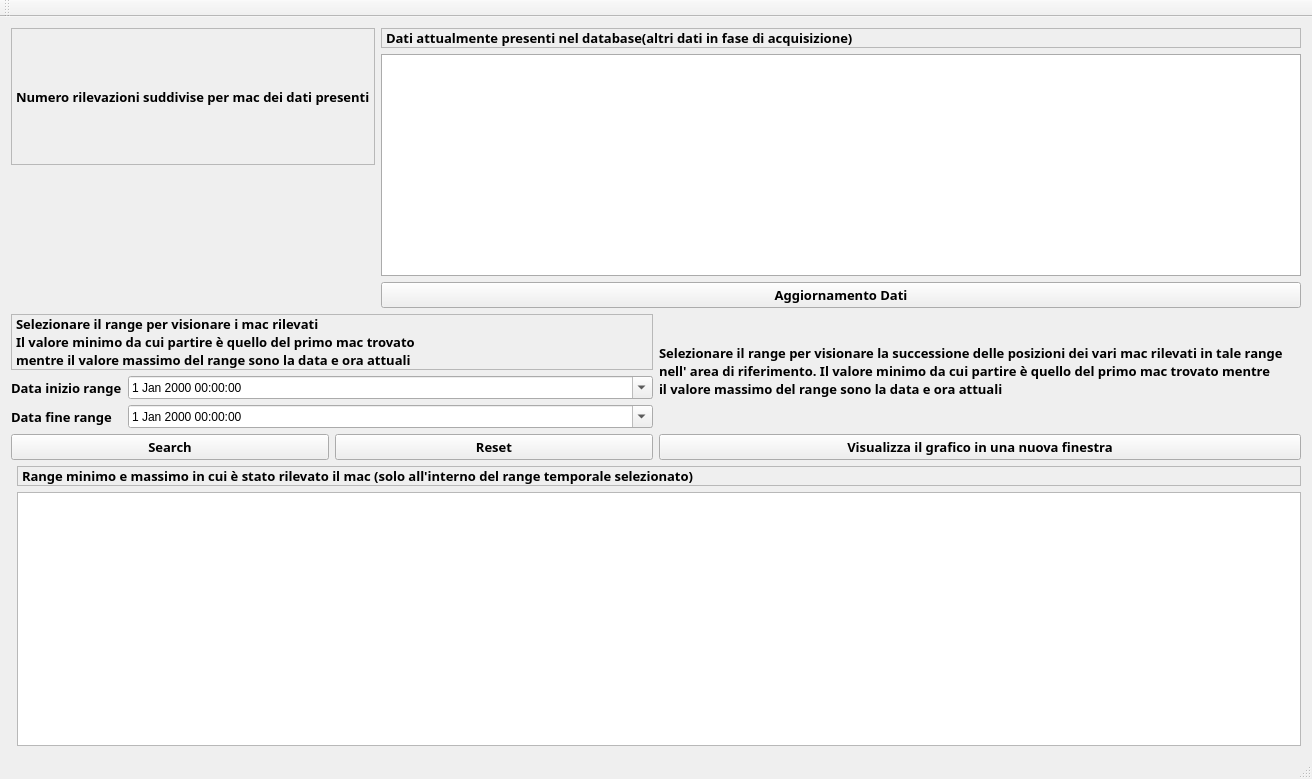
<?xml version="1.0" encoding="UTF-8"?>
<ui version="4.0">
 <class>MainWindow</class>
 <widget class="QMainWindow" name="MainWindow">
  <property name="geometry">
   <rect>
    <x>0</x>
    <y>0</y>
    <width>1312</width>
    <height>779</height>
   </rect>
  </property>
  <property name="windowTitle">
   <string>MainWindow</string>
  </property>
  <widget class="QWidget" name="centralWidget">
   <layout class="QVBoxLayout" name="verticalLayout_6">
    <item>
     <layout class="QHBoxLayout" name="horizontalLayout">
      <item>
       <layout class="QVBoxLayout" name="verticalLayout">
        <item>
         <widget class="QLabel" name="label_6">
          <property name="font">
           <font>
            <family>Source Code Pro</family>
            <pointsize>10</pointsize>
            <weight>75</weight>
            <bold>true</bold>
           </font>
          </property>
          <property name="autoFillBackground">
           <bool>false</bool>
          </property>
          <property name="frameShape">
           <enum>QFrame::StyledPanel</enum>
          </property>
          <property name="frameShadow">
           <enum>QFrame::Plain</enum>
          </property>
          <property name="text">
           <string>Numero rilevazioni suddivise per mac dei dati presenti</string>
          </property>
         </widget>
        </item>
        <item>
         <widget class="QCustomPlot" name="customPlot" native="true"/>
        </item>
       </layout>
      </item>
      <item>
       <layout class="QVBoxLayout" name="verticalLayout_2">
        <item>
         <widget class="QLabel" name="label_5">
          <property name="font">
           <font>
            <family>Source Code Pro</family>
            <pointsize>10</pointsize>
            <weight>75</weight>
            <bold>true</bold>
           </font>
          </property>
          <property name="autoFillBackground">
           <bool>false</bool>
          </property>
          <property name="frameShape">
           <enum>QFrame::StyledPanel</enum>
          </property>
          <property name="frameShadow">
           <enum>QFrame::Plain</enum>
          </property>
          <property name="text">
           <string>Dati attualmente presenti nel database(altri dati in fase di acquisizione)</string>
          </property>
         </widget>
        </item>
        <item>
         <widget class="QTableView" name="tableView">
          <property name="palette">
           <palette>
            <active>
             <colorrole role="WindowText">
              <brush brushstyle="SolidPattern">
               <color alpha="255">
                <red>0</red>
                <green>0</green>
                <blue>0</blue>
               </color>
              </brush>
             </colorrole>
             <colorrole role="Button">
              <brush brushstyle="SolidPattern">
               <color alpha="255">
                <red>222</red>
                <green>222</green>
                <blue>222</blue>
               </color>
              </brush>
             </colorrole>
             <colorrole role="Light">
              <brush brushstyle="SolidPattern">
               <color alpha="255">
                <red>255</red>
                <green>255</green>
                <blue>255</blue>
               </color>
              </brush>
             </colorrole>
             <colorrole role="Midlight">
              <brush brushstyle="SolidPattern">
               <color alpha="255">
                <red>238</red>
                <green>238</green>
                <blue>238</blue>
               </color>
              </brush>
             </colorrole>
             <colorrole role="Dark">
              <brush brushstyle="SolidPattern">
               <color alpha="255">
                <red>111</red>
                <green>111</green>
                <blue>111</blue>
               </color>
              </brush>
             </colorrole>
             <colorrole role="Mid">
              <brush brushstyle="SolidPattern">
               <color alpha="255">
                <red>148</red>
                <green>148</green>
                <blue>148</blue>
               </color>
              </brush>
             </colorrole>
             <colorrole role="Text">
              <brush brushstyle="SolidPattern">
               <color alpha="255">
                <red>0</red>
                <green>0</green>
                <blue>0</blue>
               </color>
              </brush>
             </colorrole>
             <colorrole role="BrightText">
              <brush brushstyle="SolidPattern">
               <color alpha="255">
                <red>255</red>
                <green>255</green>
                <blue>255</blue>
               </color>
              </brush>
             </colorrole>
             <colorrole role="ButtonText">
              <brush brushstyle="SolidPattern">
               <color alpha="255">
                <red>0</red>
                <green>0</green>
                <blue>0</blue>
               </color>
              </brush>
             </colorrole>
             <colorrole role="Base">
              <brush brushstyle="SolidPattern">
               <color alpha="255">
                <red>255</red>
                <green>255</green>
                <blue>255</blue>
               </color>
              </brush>
             </colorrole>
             <colorrole role="Window">
              <brush brushstyle="SolidPattern">
               <color alpha="255">
                <red>222</red>
                <green>222</green>
                <blue>222</blue>
               </color>
              </brush>
             </colorrole>
             <colorrole role="Shadow">
              <brush brushstyle="SolidPattern">
               <color alpha="255">
                <red>0</red>
                <green>0</green>
                <blue>0</blue>
               </color>
              </brush>
             </colorrole>
             <colorrole role="AlternateBase">
              <brush brushstyle="SolidPattern">
               <color alpha="255">
                <red>238</red>
                <green>238</green>
                <blue>238</blue>
               </color>
              </brush>
             </colorrole>
             <colorrole role="ToolTipBase">
              <brush brushstyle="SolidPattern">
               <color alpha="255">
                <red>255</red>
                <green>255</green>
                <blue>220</blue>
               </color>
              </brush>
             </colorrole>
             <colorrole role="ToolTipText">
              <brush brushstyle="SolidPattern">
               <color alpha="255">
                <red>0</red>
                <green>0</green>
                <blue>0</blue>
               </color>
              </brush>
             </colorrole>
             <colorrole role="PlaceholderText">
              <brush brushstyle="NoBrush">
               <color alpha="128">
                <red>0</red>
                <green>0</green>
                <blue>0</blue>
               </color>
              </brush>
             </colorrole>
            </active>
            <inactive>
             <colorrole role="WindowText">
              <brush brushstyle="SolidPattern">
               <color alpha="255">
                <red>0</red>
                <green>0</green>
                <blue>0</blue>
               </color>
              </brush>
             </colorrole>
             <colorrole role="Button">
              <brush brushstyle="SolidPattern">
               <color alpha="255">
                <red>222</red>
                <green>222</green>
                <blue>222</blue>
               </color>
              </brush>
             </colorrole>
             <colorrole role="Light">
              <brush brushstyle="SolidPattern">
               <color alpha="255">
                <red>255</red>
                <green>255</green>
                <blue>255</blue>
               </color>
              </brush>
             </colorrole>
             <colorrole role="Midlight">
              <brush brushstyle="SolidPattern">
               <color alpha="255">
                <red>238</red>
                <green>238</green>
                <blue>238</blue>
               </color>
              </brush>
             </colorrole>
             <colorrole role="Dark">
              <brush brushstyle="SolidPattern">
               <color alpha="255">
                <red>111</red>
                <green>111</green>
                <blue>111</blue>
               </color>
              </brush>
             </colorrole>
             <colorrole role="Mid">
              <brush brushstyle="SolidPattern">
               <color alpha="255">
                <red>148</red>
                <green>148</green>
                <blue>148</blue>
               </color>
              </brush>
             </colorrole>
             <colorrole role="Text">
              <brush brushstyle="SolidPattern">
               <color alpha="255">
                <red>0</red>
                <green>0</green>
                <blue>0</blue>
               </color>
              </brush>
             </colorrole>
             <colorrole role="BrightText">
              <brush brushstyle="SolidPattern">
               <color alpha="255">
                <red>255</red>
                <green>255</green>
                <blue>255</blue>
               </color>
              </brush>
             </colorrole>
             <colorrole role="ButtonText">
              <brush brushstyle="SolidPattern">
               <color alpha="255">
                <red>0</red>
                <green>0</green>
                <blue>0</blue>
               </color>
              </brush>
             </colorrole>
             <colorrole role="Base">
              <brush brushstyle="SolidPattern">
               <color alpha="255">
                <red>255</red>
                <green>255</green>
                <blue>255</blue>
               </color>
              </brush>
             </colorrole>
             <colorrole role="Window">
              <brush brushstyle="SolidPattern">
               <color alpha="255">
                <red>222</red>
                <green>222</green>
                <blue>222</blue>
               </color>
              </brush>
             </colorrole>
             <colorrole role="Shadow">
              <brush brushstyle="SolidPattern">
               <color alpha="255">
                <red>0</red>
                <green>0</green>
                <blue>0</blue>
               </color>
              </brush>
             </colorrole>
             <colorrole role="AlternateBase">
              <brush brushstyle="SolidPattern">
               <color alpha="255">
                <red>238</red>
                <green>238</green>
                <blue>238</blue>
               </color>
              </brush>
             </colorrole>
             <colorrole role="ToolTipBase">
              <brush brushstyle="SolidPattern">
               <color alpha="255">
                <red>255</red>
                <green>255</green>
                <blue>220</blue>
               </color>
              </brush>
             </colorrole>
             <colorrole role="ToolTipText">
              <brush brushstyle="SolidPattern">
               <color alpha="255">
                <red>0</red>
                <green>0</green>
                <blue>0</blue>
               </color>
              </brush>
             </colorrole>
             <colorrole role="PlaceholderText">
              <brush brushstyle="NoBrush">
               <color alpha="128">
                <red>0</red>
                <green>0</green>
                <blue>0</blue>
               </color>
              </brush>
             </colorrole>
            </inactive>
            <disabled>
             <colorrole role="WindowText">
              <brush brushstyle="SolidPattern">
               <color alpha="255">
                <red>111</red>
                <green>111</green>
                <blue>111</blue>
               </color>
              </brush>
             </colorrole>
             <colorrole role="Button">
              <brush brushstyle="SolidPattern">
               <color alpha="255">
                <red>222</red>
                <green>222</green>
                <blue>222</blue>
               </color>
              </brush>
             </colorrole>
             <colorrole role="Light">
              <brush brushstyle="SolidPattern">
               <color alpha="255">
                <red>255</red>
                <green>255</green>
                <blue>255</blue>
               </color>
              </brush>
             </colorrole>
             <colorrole role="Midlight">
              <brush brushstyle="SolidPattern">
               <color alpha="255">
                <red>238</red>
                <green>238</green>
                <blue>238</blue>
               </color>
              </brush>
             </colorrole>
             <colorrole role="Dark">
              <brush brushstyle="SolidPattern">
               <color alpha="255">
                <red>111</red>
                <green>111</green>
                <blue>111</blue>
               </color>
              </brush>
             </colorrole>
             <colorrole role="Mid">
              <brush brushstyle="SolidPattern">
               <color alpha="255">
                <red>148</red>
                <green>148</green>
                <blue>148</blue>
               </color>
              </brush>
             </colorrole>
             <colorrole role="Text">
              <brush brushstyle="SolidPattern">
               <color alpha="255">
                <red>111</red>
                <green>111</green>
                <blue>111</blue>
               </color>
              </brush>
             </colorrole>
             <colorrole role="BrightText">
              <brush brushstyle="SolidPattern">
               <color alpha="255">
                <red>255</red>
                <green>255</green>
                <blue>255</blue>
               </color>
              </brush>
             </colorrole>
             <colorrole role="ButtonText">
              <brush brushstyle="SolidPattern">
               <color alpha="255">
                <red>111</red>
                <green>111</green>
                <blue>111</blue>
               </color>
              </brush>
             </colorrole>
             <colorrole role="Base">
              <brush brushstyle="SolidPattern">
               <color alpha="255">
                <red>222</red>
                <green>222</green>
                <blue>222</blue>
               </color>
              </brush>
             </colorrole>
             <colorrole role="Window">
              <brush brushstyle="SolidPattern">
               <color alpha="255">
                <red>222</red>
                <green>222</green>
                <blue>222</blue>
               </color>
              </brush>
             </colorrole>
             <colorrole role="Shadow">
              <brush brushstyle="SolidPattern">
               <color alpha="255">
                <red>0</red>
                <green>0</green>
                <blue>0</blue>
               </color>
              </brush>
             </colorrole>
             <colorrole role="AlternateBase">
              <brush brushstyle="SolidPattern">
               <color alpha="255">
                <red>222</red>
                <green>222</green>
                <blue>222</blue>
               </color>
              </brush>
             </colorrole>
             <colorrole role="ToolTipBase">
              <brush brushstyle="SolidPattern">
               <color alpha="255">
                <red>255</red>
                <green>255</green>
                <blue>220</blue>
               </color>
              </brush>
             </colorrole>
             <colorrole role="ToolTipText">
              <brush brushstyle="SolidPattern">
               <color alpha="255">
                <red>0</red>
                <green>0</green>
                <blue>0</blue>
               </color>
              </brush>
             </colorrole>
             <colorrole role="PlaceholderText">
              <brush brushstyle="NoBrush">
               <color alpha="128">
                <red>0</red>
                <green>0</green>
                <blue>0</blue>
               </color>
              </brush>
             </colorrole>
            </disabled>
           </palette>
          </property>
          <property name="alternatingRowColors">
           <bool>true</bool>
          </property>
         </widget>
        </item>
        <item>
         <widget class="QPushButton" name="Aggior">
          <property name="font">
           <font>
            <family>Source Code Pro</family>
            <pointsize>10</pointsize>
            <weight>75</weight>
            <bold>true</bold>
           </font>
          </property>
          <property name="text">
           <string>Aggiornamento Dati</string>
          </property>
         </widget>
        </item>
       </layout>
      </item>
     </layout>
    </item>
    <item>
     <layout class="QHBoxLayout" name="horizontalLayout_4">
      <item>
       <layout class="QVBoxLayout" name="verticalLayout_3">
        <item>
         <widget class="QLabel" name="label">
          <property name="font">
           <font>
            <family>Source Code Pro</family>
            <pointsize>10</pointsize>
            <weight>75</weight>
            <bold>true</bold>
           </font>
          </property>
          <property name="autoFillBackground">
           <bool>false</bool>
          </property>
          <property name="frameShape">
           <enum>QFrame::StyledPanel</enum>
          </property>
          <property name="frameShadow">
           <enum>QFrame::Plain</enum>
          </property>
          <property name="text">
           <string>Selezionare il range per visionare i mac rilevati
Il valore minimo da cui partire è quello del primo mac trovato
mentre il valore massimo del range sono la data e ora attuali</string>
          </property>
         </widget>
        </item>
        <item>
         <layout class="QFormLayout" name="formLayout">
          <item row="0" column="0">
           <widget class="QLabel" name="label_2">
            <property name="font">
             <font>
              <family>Source Code Pro</family>
              <pointsize>10</pointsize>
              <weight>75</weight>
              <bold>true</bold>
             </font>
            </property>
            <property name="text">
             <string>Data inizio range</string>
            </property>
           </widget>
          </item>
          <item row="0" column="1">
           <widget class="QDateTimeEdit" name="From">
            <property name="enabled">
             <bool>true</bool>
            </property>
            <property name="acceptDrops">
             <bool>true</bool>
            </property>
            <property name="autoFillBackground">
             <bool>true</bool>
            </property>
            <property name="buttonSymbols">
             <enum>QAbstractSpinBox::PlusMinus</enum>
            </property>
            <property name="calendarPopup">
             <bool>true</bool>
            </property>
           </widget>
          </item>
          <item row="1" column="0">
           <widget class="QLabel" name="label_3">
            <property name="font">
             <font>
              <family>Source Code Pro</family>
              <pointsize>10</pointsize>
              <weight>75</weight>
              <bold>true</bold>
             </font>
            </property>
            <property name="text">
             <string>Data fine range</string>
            </property>
           </widget>
          </item>
          <item row="1" column="1">
           <widget class="QDateTimeEdit" name="To">
            <property name="acceptDrops">
             <bool>true</bool>
            </property>
            <property name="buttonSymbols">
             <enum>QAbstractSpinBox::PlusMinus</enum>
            </property>
            <property name="calendarPopup">
             <bool>true</bool>
            </property>
           </widget>
          </item>
         </layout>
        </item>
        <item>
         <layout class="QHBoxLayout" name="horizontalLayout_2">
          <item>
           <widget class="QPushButton" name="Search">
            <property name="font">
             <font>
              <family>Source Code Pro</family>
              <pointsize>10</pointsize>
              <weight>75</weight>
              <bold>true</bold>
             </font>
            </property>
            <property name="text">
             <string>Search</string>
            </property>
           </widget>
          </item>
          <item>
           <widget class="QPushButton" name="Reset">
            <property name="font">
             <font>
              <family>Source Code Pro</family>
              <pointsize>10</pointsize>
              <weight>75</weight>
              <bold>true</bold>
             </font>
            </property>
            <property name="text">
             <string>Reset</string>
            </property>
           </widget>
          </item>
         </layout>
        </item>
       </layout>
      </item>
      <item>
       <layout class="QVBoxLayout" name="verticalLayout_4">
        <item>
         <widget class="QLabel" name="label_4">
          <property name="font">
           <font>
            <family>Source Code Pro</family>
            <pointsize>10</pointsize>
            <weight>75</weight>
            <bold>true</bold>
           </font>
          </property>
          <property name="frameShape">
           <enum>QFrame::NoFrame</enum>
          </property>
          <property name="text">
           <string>Selezionare il range per visionare la successione delle posizioni dei vari mac rilevati in tale range 
nell' area di riferimento. Il valore minimo da cui partire è quello del primo mac trovato mentre
il valore massimo del range sono la data e ora attuali</string>
          </property>
         </widget>
        </item>
        <item>
         <widget class="QPushButton" name="Search_2">
          <property name="font">
           <font>
            <family>Source Code Pro</family>
            <pointsize>10</pointsize>
            <weight>75</weight>
            <bold>true</bold>
           </font>
          </property>
          <property name="text">
           <string>Visualizza il grafico in una nuova finestra</string>
          </property>
         </widget>
        </item>
       </layout>
      </item>
     </layout>
    </item>
    <item>
     <layout class="QHBoxLayout" name="horizontalLayout_3">
      <item>
       <widget class="QCustomPlot" name="customPlot_2" native="true">
        <property name="enabled">
         <bool>false</bool>
        </property>
       </widget>
      </item>
      <item>
       <layout class="QVBoxLayout" name="verticalLayout_5">
        <item>
         <widget class="QLabel" name="label_7">
          <property name="font">
           <font>
            <family>Source Code Pro</family>
            <pointsize>10</pointsize>
            <weight>75</weight>
            <bold>true</bold>
           </font>
          </property>
          <property name="autoFillBackground">
           <bool>false</bool>
          </property>
          <property name="frameShape">
           <enum>QFrame::StyledPanel</enum>
          </property>
          <property name="frameShadow">
           <enum>QFrame::Plain</enum>
          </property>
          <property name="text">
           <string>Range minimo e massimo in cui è stato rilevato il mac (solo all'interno del range temporale selezionato)</string>
          </property>
         </widget>
        </item>
        <item>
         <widget class="QTableWidget" name="tableView_2">
          <property name="alternatingRowColors">
           <bool>true</bool>
          </property>
          <property name="sortingEnabled">
           <bool>false</bool>
          </property>
         </widget>
        </item>
       </layout>
      </item>
     </layout>
    </item>
   </layout>
  </widget>
  <widget class="QMenuBar" name="menuBar">
   <property name="geometry">
    <rect>
     <x>0</x>
     <y>0</y>
     <width>1312</width>
     <height>22</height>
    </rect>
   </property>
  </widget>
  <widget class="QToolBar" name="mainToolBar">
   <attribute name="toolBarArea">
    <enum>TopToolBarArea</enum>
   </attribute>
   <attribute name="toolBarBreak">
    <bool>false</bool>
   </attribute>
  </widget>
  <widget class="QStatusBar" name="statusBar"/>
 </widget>
 <layoutdefault spacing="6" margin="11"/>
 <customwidgets>
  <customwidget>
   <class>QCustomPlot</class>
   <extends>QWidget</extends>
   <header>qcustomplot.h</header>
   <container>1</container>
  </customwidget>
 </customwidgets>
 <resources/>
 <connections/>
</ui>
